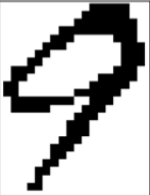
#> input picture Project/image2.png, 150 x 195 px
$ python -i gradient.py   (imports and definitions only)   (older library calls are emulated)
#> lines starting #> are read from the running program, lines starting #| are printed output that depends on the picture
#> further down, picture is the input picture: shape (195, 150, 3); min 0, max 255, mean 186.8
import numpy
import cv2
from base import DescriptorBase
import math

class Gradient(DescriptorBase):
    def __init__(self, data=None):
        """
        Constructor.

        Parameters:
            data (optional) -- numpy.array of 225
        """
        if data is None:
            super(Gradient, self).__init__(size=144)
        else:
            assert len(data) == 144
            super(Gradient, self).__init__(data)

class GradientFeatureExtractor:
    def __init__(self):
        """
        Constructor
        """
        pass

    def __del__(self):
        """
        Destructor
        """
        pass

    def __str__(self):
        """
        toString(), like in Java
        """
        return "GradientFeatureExtractor"

    def __resize(self):
        self.resized = cv2.resize(self.image,(42, 42))
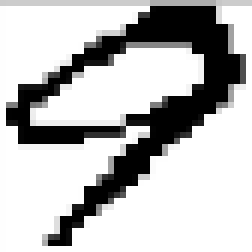
#> self.resized: shape (42, 42, 3) (shown 6 times larger); min 0, max 255, mean 188.6

    def ___gradient(self):
        #entire table filled with 0s 42 x 42
        self.entire = numpy.zeros((42,42))

        self.resized = cv2.resize(self.image,(42, 42))


        # #sobel x
        # sobelx64f = cv2.Sobel(self.resized,cv2.CV_32F,1,0,ksize=3)

        # #sobel y
        # sobely64f = cv2.Sobel(self.resized,cv2.CV_32F,0,1,ksize=3)

        kernelx = numpy.array([0, 0, 0, -1, 0, 1, 0, 0, 0])
        kernely = numpy.array([0, -1, 0, 0, 0, 0, 0, 1, 0])

        dx = cv2.filter2D(self.resized, -1, kernelx)
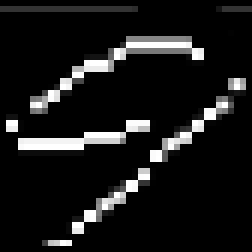
#> dx: shape (42, 42, 3) (shown 6 times larger); min 0, max 255, mean 24.6
        dy = cv2.filter2D(self.resized, -1, kernely)
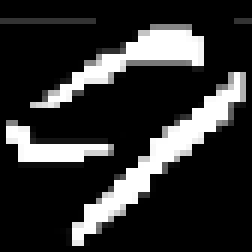
#> dy: shape (42, 42, 3) (shown 6 times larger); min 0, max 255, mean 48.7


        self.magnitude = numpy.zeros((42,42))
        self.direction = numpy.zeros((42,42))

        # apply the magnitude formula and direction
        for x in range(42):
            for y in range(42):
                self.magnitude[x][y] = math.sqrt(math.pow(dx[x][y], 2) + math.pow(dy[x][y], 2))
                self.direction[x][y] = math.atan2(dy[x][y], dx[x][y])
#> self.direction: shape (42, 42) float64; every value is 0


        descriptor = []
        for x in range(0, 42, 7):
            for y in range(0, 42, 7):
                histogram = self.__histogram(x, y)
                descriptor = descriptor + histogram
        return numpy.array(descriptor)


    def __rad_to_bin(self, rad):
        """
        Maps [-pi, pi] --> [0, 4]
        """
        if rad < 0:
            return math.floor((-rad / math.pi) * 2)
        else:
            return 1 + math.floor((rad / math.pi) * 2)


    def __histogram(self, row, col):
        histogram = [0, 0, 0, 0]
        for x in range(row, row+7):
            for y in range(col, col+7):
                histogram[self.__rad_to_bin(self.direction[x][y])] += self.magnitude[x][y]
        return histogram


    def run(self, image):
        """
        Parameters:
            image -- OpenCV image
        """

        self.image = image

        if image.shape != (42, 42):
            self.__resize()
        return Gradient(self.___gradient())

>>> import cv2
>>> picture = cv2.imread('image2.png')
#> (the run stopped early here; a loop or call above may not have finished)
